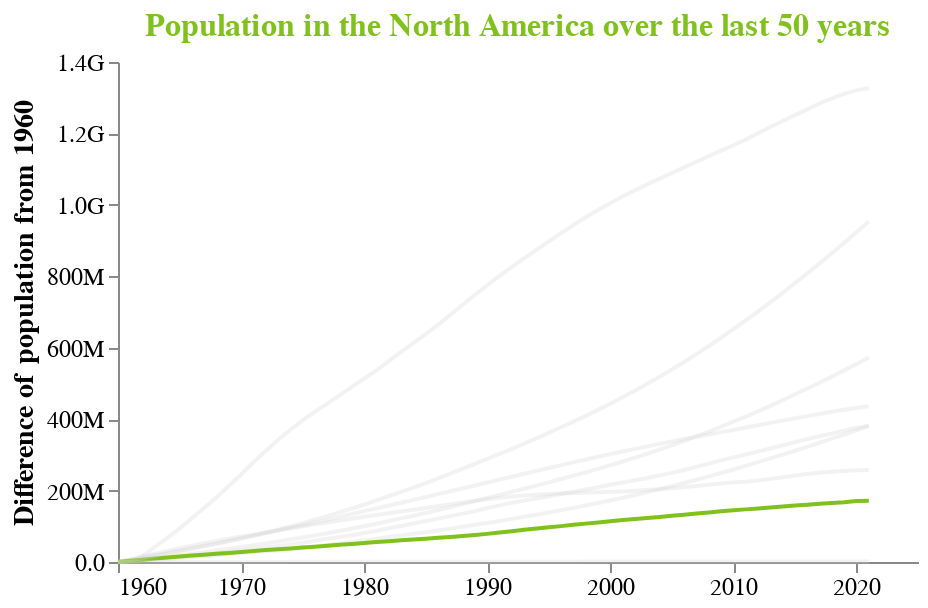

The notebook cell this image was saved under:
### Code cell
chart = alt.Chart(df).mark_line().encode(
    x = alt.X('variable:Q',title=None, axis=alt.Axis(format='.0f',tickMinStep=10)),
    y = alt.Y('diff:Q', title='Difference of population from 1960',axis=alt.Axis(format='.2s')),
    color = alt.Color('Country Name:N', scale=alt.Scale(range=colors),legend=None),
    opacity = alt.condition(alt.datum['Country Name'] == 'North America', alt.value(1), alt.value(0.3))
).properties(
    title='Population in the North America over the last 50 years',
    width=400,
    height=250
).configure_axis(
    grid=False,
    titleFontSize=14,
    labelFontSize=12
).configure_title(
    fontSize=16,
    color='#80C11E'
).configure_view(
    strokeWidth=0
)

chart

### Figure 1 — Vega-Lite specification as saved in the notebook (floating-point values rounded to 4 significant figures; data arrays with more than 128 entries replaced by an {"elided": "..."} marker saying what was removed)
{"config": {"view": {"continuousWidth": 400, "continuousHeight": 300, "strokeWidth": 0}, "axis": {"grid": false, "labelFontSize": 12, "titleFontSize": 14}, "title": {"color": "#80C11E", "fontSize": 16}}, "data": {"name": "data-409042cf01baaaf9bd11b54acf836221"}, "mark": "line", "encoding": {"color": {"field": "Country Name", "legend": null, "scale": {"range": ["lightgrey", "lightgrey", "lightgrey", "lightgrey", "lightgrey", "lightgrey", "#80C11E", "lightgrey", "lightgrey"]}, "type": "nominal"}, "opacity": {"condition": {"value": 1, "test": "(datum['Country Name'] === 'North America')"}, "value": 0.3}, "x": {"axis": {"format": ".0f", "tickMinStep": 10}, "field": "variable", "title": null, "type": "quantitative"}, "y": {"axis": {"format": ".2s"}, "field": "diff", "title": "Difference of population from 1960", "type": "quantitative"}}, "height": 250, "title": "Population in the North America over the last 50 years", "width": 400, "$schema": "https://vega.github.io/schema/vega-lite/v4.17.0.json", "datasets": {"data-409042cf01baaaf9bd11b54acf836221": {"elided": "558 records"}}}
